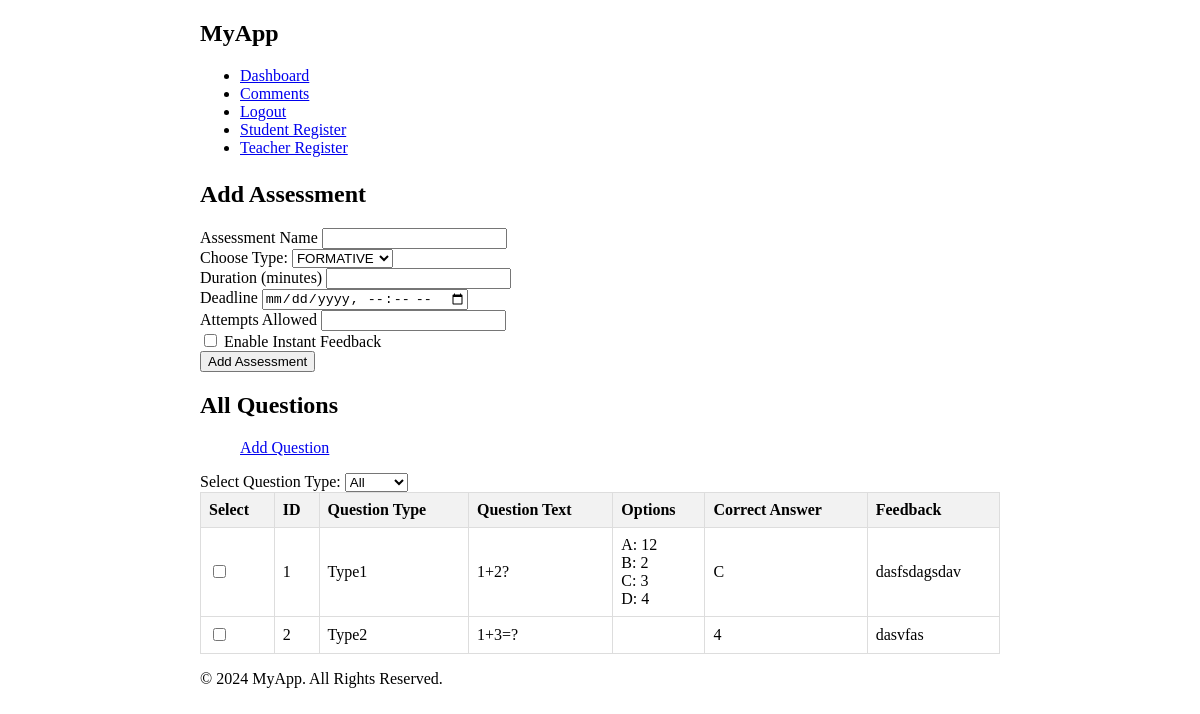
Before: /add_assessment with the older database file.
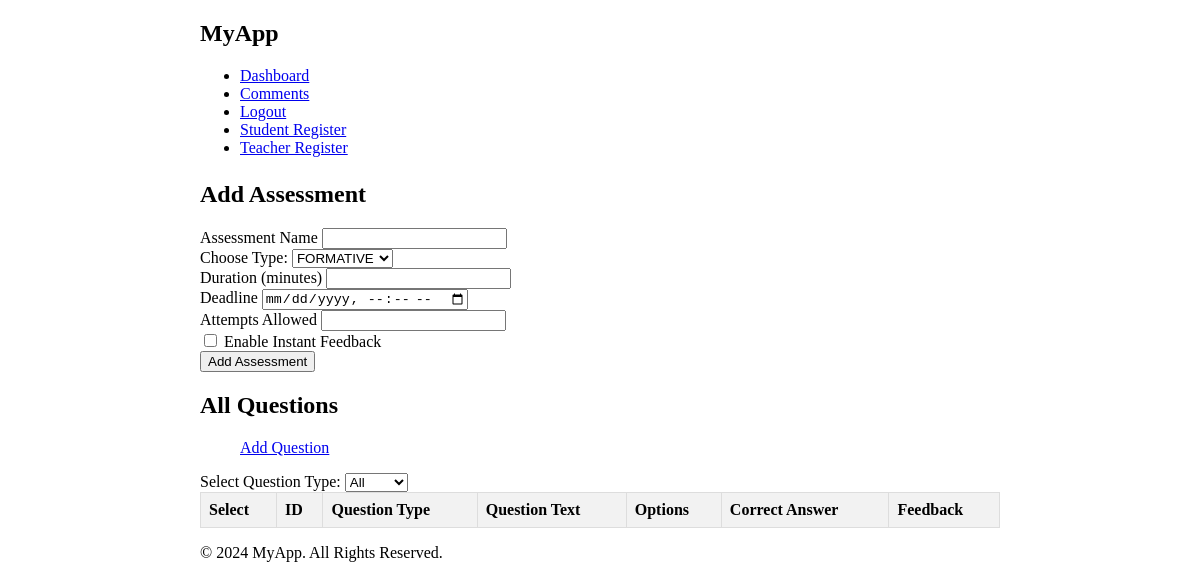
After: the same page with the newer database file.
### app/models/question.py (models this page shows)
class Question(db.Model):
    id = db.Column(db.Integer, primary_key=True)
    question_text = db.Column(db.Text, nullable=False)
    option_a = db.Column(db.String(200), nullable=False)
    option_b = db.Column(db.String(200), nullable=False)
    option_c = db.Column(db.String(200), nullable=False)
    option_d = db.Column(db.String(200), nullable=False)
    correct_option = db.Column(db.String(100), nullable=False)
    correct_answer = db.Column(db.Text, nullable=False)
    feedback = db.Column(db.Text, nullable=False)
    question_type = db.Column(db.String(50), nullable=False)

### app/routes/teacher_routes.py (the view, shortened to what this page needs)
@app.route('/add_assessment', methods=['GET', 'POST'])
def add_assessment():
    questions = Question.query.all()
    return render_template('add_assessment.html', questions=questions)

### app/templates/add_assessment.html (shortened to what this page needs)
{% extends "base.html" %}
{% block content %}
<div class="container">
    <h2>Add Assessment</h2>
    <form action="{{ url_for('add_assessment') }}" method="post" id="add-assessment-form">
        <div class="mb-3">
            <label for="name" class="form-label">Assessment Name</label>
            <input type="text" class="form-control" id="name" name="name" required>
        </div>
        <div class="mb-3">
            <label for="assessment_type">Choose Type:</label>
            <select class="form-control" id="assessment_type" name="assessment_type" required>
                <option value="FORMATIVE">FORMATIVE</option>
            </select>
        </div>
        <div class="mb-3">
            <label for="duration" class="form-label">Duration (minutes)</label>
            <input type="number" class="form-control" id="duration" name="duration" required>
        </div>
        <div class="mb-3">
            <label for="deadline" class="form-label">Deadline</label>
            <input type="datetime-local" class="form-control" id="deadline" name="deadline" required>
        </div>
        <div class="mb-3">
            <label for="attempts" class="form-label">Attempts Allowed</label>
            <input type="number" class="form-control" id="attempts" name="attempts" required>
        </div>
        <div class="mb-3">
            <div class="form-check">
                <input class="form-check-input" type="checkbox" id="feedback" name="feedback">
                <label class="form-check-label" for="feedback">
                    Enable Instant Feedback
                </label>
            </div>
        </div>
        <button type="submit" class="btn btn-primary" id="add-assessment-btn">Add Assessment</button>
    </form>
</div>
<div class="container">
    <h2>All Questions</h2>
    <ul>
        <li style="list-style-type: none"><a href="{{ url_for('add_question') }}" class="btn btn-success">Add Question</a></li>
    </ul>
    <form action="{{ url_for('manage_questions') }}" method="get" class="mb-3">
        <label for="type">Select Question Type:</label>
        <select name="type" id="questions" class="form-select" onchange="this.form.submit()">
            <option value="all" {% if selected_type == 'all' %}selected{% endif %}>All</option>
        </select>
    </form>
    <form method="post">
        <table class="custom-table">
            <thead>
                <tr>
                    <th>Select</th>
                    <th>ID</th>
                    <th>Question Type</th>
                    <th>Question Text</th>
                    <th>Options</th>
                    <th>Correct Answer</th>
                    <th>Feedback</th>
                </tr>
            </thead>
            <tbody>
                {% for question in questions %}
                <tr>
                    <td><input type="checkbox" name="selected_questions[]" value="{{ question.id }}"></td>
                    <td>{{ question.id }}</td>
                    <td>{{ question.question_type }}</td>
                    <td>{{ question.question_text }}</td>
                    <td>
                        {% if question.question_type=='Type1' %}
                        A: {{ question.option_a }}<br>
                        B: {{ question.option_b }}<br>
                        C: {{ question.option_c }}<br>
                        D: {{ question.option_d }}
                        {% endif %}
                    </td>
                    <td>
                        {% if question.question_type=='Type1' %}
                        {{ question.correct_option }}
                        {% endif %}
                        {% if question.question_type=='Type2' %}
                        {{ question.correct_answer }}
                        {% endif %}
                    </td>
                    <td>{{ question.feedback }}</td>
                </tr>
                {% endfor %}
            </tbody>
        </table>
    </form>
</div>
{% endblock %}

### app/templates/base.html (shortened to what this page needs)
<!DOCTYPE html>
<html lang="en">
<head>
    <link rel="stylesheet" href="{{ url_for('static', filename='style.css') }}">
</head>
<body>
<header>
    <nav>
        <div class="container">
            <h1>MyApp</h1>
            <ul>
                <li><a href="{{ url_for('dashboard') }}">Dashboard</a></li>
                <li><a href="{{ url_for('comments') }}">Comments</a></li>
                <li><a href="{{ url_for('logout') }}">Logout</a></li>
                <li><a href="{{ url_for('register_student') }}">Student Register</a></li>
                <li><a href="{{ url_for('register_teacher') }}">Teacher Register</a></li>
            </ul>
        </div>
    </nav>
</header>
<div class="container mt-4">
    {% block content %}
    {% endblock %}
</div>
<footer>
    <div class="container">
        <p>&copy; 2024 MyApp. All Rights Reserved.</p>
    </div>
</footer>
</body>
</html>

### app/static/style.css (style rules this page uses)
.custom-table { border-collapse: collapse; width: 100%; }
.custom-table th, .custom-table td { border: 1px solid #dddddd; text-align: left; padding: 8px; }
.custom-table th { background-color: #f2f2f2; }

### app/templates/base.html (style rules this page uses)
.container { max-width: 800px; margin: 0 auto; }
.mt-4 { margin-top: 1.5rem; }

Changed rows visible on the page:
removed Question: id "1", question_type "Type1", question_text "1+2?", option_a "12", option_b "2", option_c "3", option_d "4", correct_option "C", feedback "dasfsdagsdav"
removed Question: id "2", question_type "Type2", question_text "1+3=?", correct_answer "4", feedback "dasvfas"
